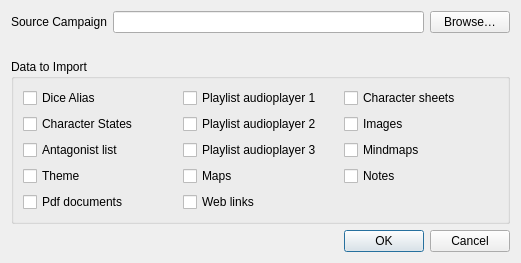
<?xml version="1.0" encoding="UTF-8"?>
<ui version="4.0">
 <class>ImportDataFromCampaignDialog</class>
 <widget class="QDialog" name="ImportDataFromCampaignDialog">
  <property name="geometry">
   <rect>
    <x>0</x>
    <y>0</y>
    <width>521</width>
    <height>259</height>
   </rect>
  </property>
  <property name="windowTitle">
   <string>Dialog</string>
  </property>
  <layout class="QVBoxLayout" name="verticalLayout" stretch="0,0,0,0">
   <item>
    <layout class="QHBoxLayout" name="horizontalLayout">
     <item>
      <widget class="QLabel" name="label">
       <property name="text">
        <string>Source Campaign</string>
       </property>
      </widget>
     </item>
     <item>
      <widget class="QLineEdit" name="m_pathEdit"/>
     </item>
     <item>
      <widget class="QPushButton" name="m_browsePath">
       <property name="text">
        <string>Browse…</string>
       </property>
      </widget>
     </item>
    </layout>
   </item>
   <item>
    <widget class="QLabel" name="m_errorLabel">
     <property name="styleSheet">
      <string notr="true">color: red;
</string>
     </property>
     <property name="text">
      <string/>
     </property>
     <property name="alignment">
      <set>Qt::AlignCenter</set>
     </property>
    </widget>
   </item>
   <item>
    <widget class="QGroupBox" name="groupBox">
     <property name="title">
      <string>Data to Import</string>
     </property>
     <layout class="QGridLayout" name="gridLayout">
      <item row="2" column="2">
       <widget class="QCheckBox" name="m_mindmapCb">
        <property name="text">
         <string>Mindmaps</string>
        </property>
       </widget>
      </item>
      <item row="3" column="1">
       <widget class="QCheckBox" name="m_mapCb">
        <property name="text">
         <string>Maps</string>
        </property>
       </widget>
      </item>
      <item row="1" column="2">
       <widget class="QCheckBox" name="m_imageCb">
        <property name="text">
         <string>Images</string>
        </property>
       </widget>
      </item>
      <item row="0" column="0">
       <widget class="QCheckBox" name="m_diceCb">
        <property name="text">
         <string>Dice Alias</string>
        </property>
       </widget>
      </item>
      <item row="3" column="0">
       <widget class="QCheckBox" name="m_themeCb">
        <property name="text">
         <string>Theme</string>
        </property>
       </widget>
      </item>
      <item row="1" column="1">
       <widget class="QCheckBox" name="m_audioPlayer2Cb">
        <property name="text">
         <string>Playlist audioplayer 2</string>
        </property>
       </widget>
      </item>
      <item row="2" column="1">
       <widget class="QCheckBox" name="m_audioPlayer3Cb">
        <property name="text">
         <string>Playlist audioplayer 3</string>
        </property>
       </widget>
      </item>
      <item row="3" column="2">
       <widget class="QCheckBox" name="m_noteCb">
        <property name="text">
         <string>Notes</string>
        </property>
       </widget>
      </item>
      <item row="0" column="1">
       <widget class="QCheckBox" name="m_audioPlayer1Cb">
        <property name="text">
         <string>Playlist audioplayer 1</string>
        </property>
       </widget>
      </item>
      <item row="2" column="0">
       <widget class="QCheckBox" name="m_antagonistListCb">
        <property name="text">
         <string>Antagonist list</string>
        </property>
       </widget>
      </item>
      <item row="0" column="2">
       <widget class="QCheckBox" name="m_characterSheetCb">
        <property name="text">
         <string>Character sheets</string>
        </property>
       </widget>
      </item>
      <item row="1" column="0">
       <widget class="QCheckBox" name="m_characterStatesCb">
        <property name="text">
         <string>Character States</string>
        </property>
       </widget>
      </item>
      <item row="4" column="0">
       <widget class="QCheckBox" name="m_pdfCb">
        <property name="text">
         <string>Pdf documents</string>
        </property>
       </widget>
      </item>
      <item row="4" column="1">
       <widget class="QCheckBox" name="m_weblinkCb">
        <property name="text">
         <string>Web links</string>
        </property>
       </widget>
      </item>
     </layout>
    </widget>
   </item>
   <item>
    <widget class="QDialogButtonBox" name="buttonBox">
     <property name="orientation">
      <enum>Qt::Horizontal</enum>
     </property>
     <property name="standardButtons">
      <set>QDialogButtonBox::Cancel|QDialogButtonBox::Ok</set>
     </property>
    </widget>
   </item>
  </layout>
 </widget>
 <resources/>
 <connections>
  <connection>
   <sender>buttonBox</sender>
   <signal>accepted()</signal>
   <receiver>ImportDataFromCampaignDialog</receiver>
   <slot>accept()</slot>
   <hints>
    <hint type="sourcelabel">
     <x>248</x>
     <y>254</y>
    </hint>
    <hint type="destinationlabel">
     <x>157</x>
     <y>274</y>
    </hint>
   </hints>
  </connection>
  <connection>
   <sender>buttonBox</sender>
   <signal>rejected()</signal>
   <receiver>ImportDataFromCampaignDialog</receiver>
   <slot>reject()</slot>
   <hints>
    <hint type="sourcelabel">
     <x>316</x>
     <y>260</y>
    </hint>
    <hint type="destinationlabel">
     <x>286</x>
     <y>274</y>
    </hint>
   </hints>
  </connection>
 </connections>
</ui>
